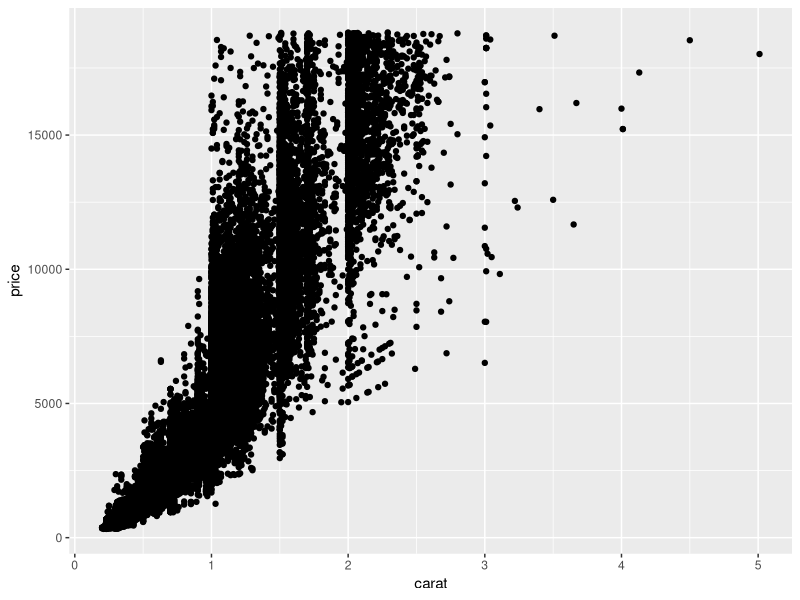
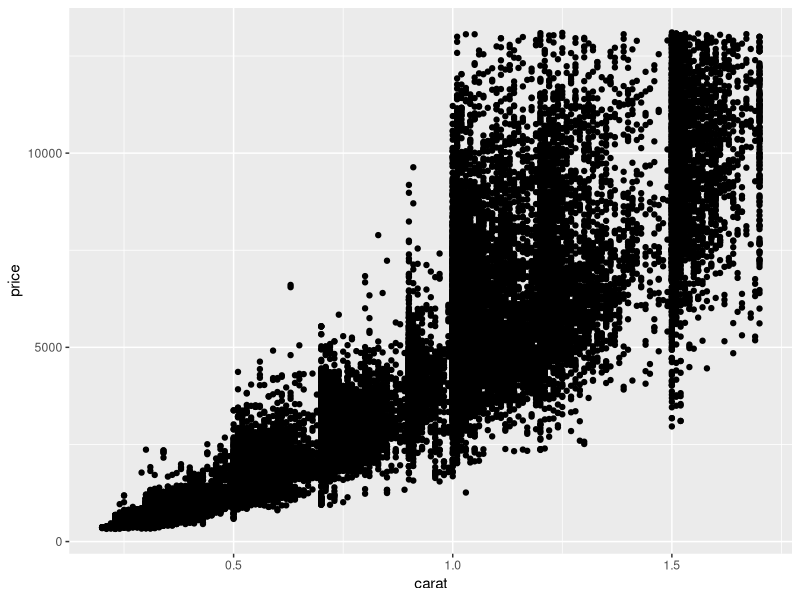
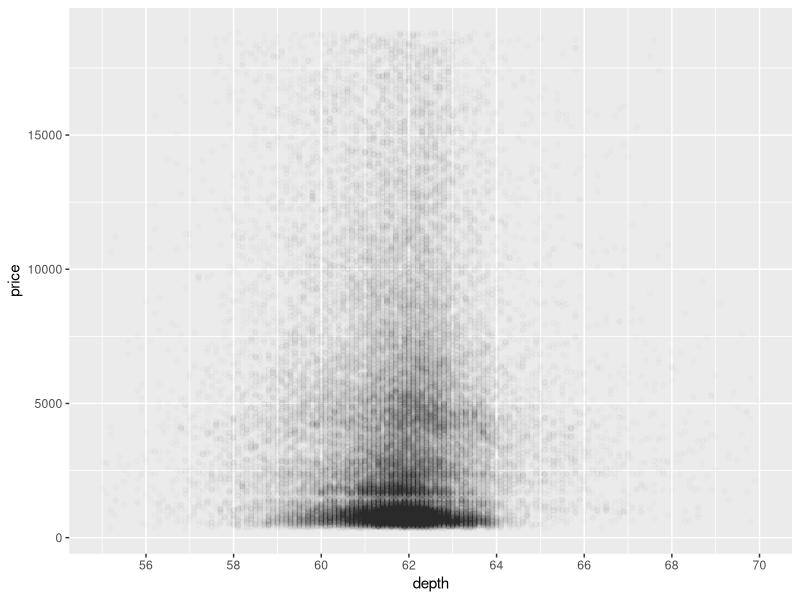
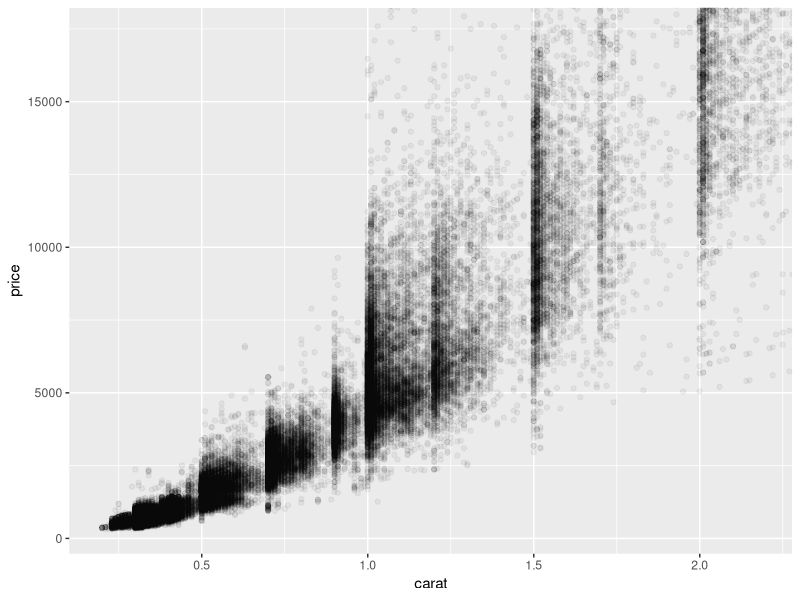
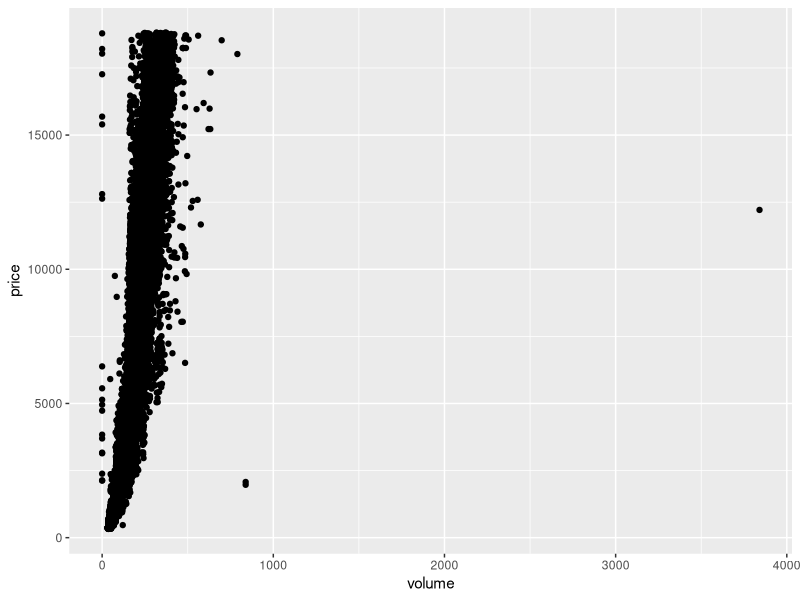
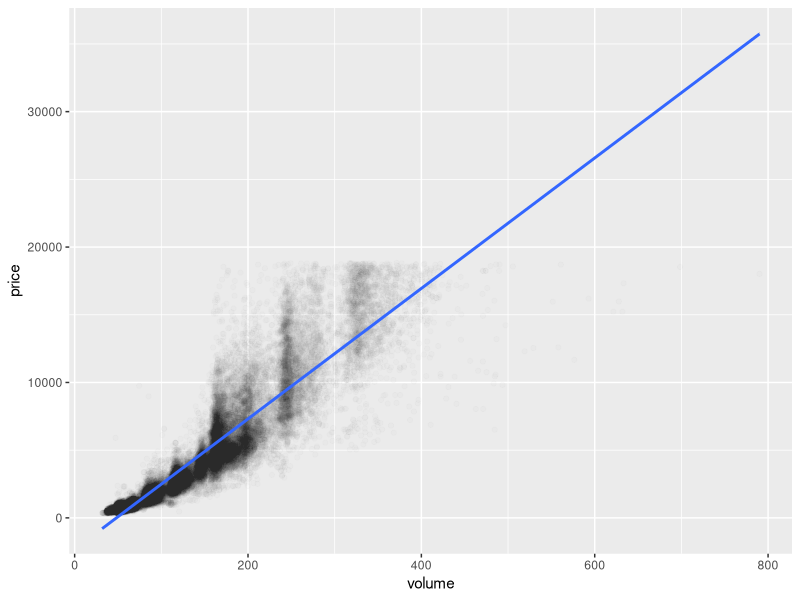
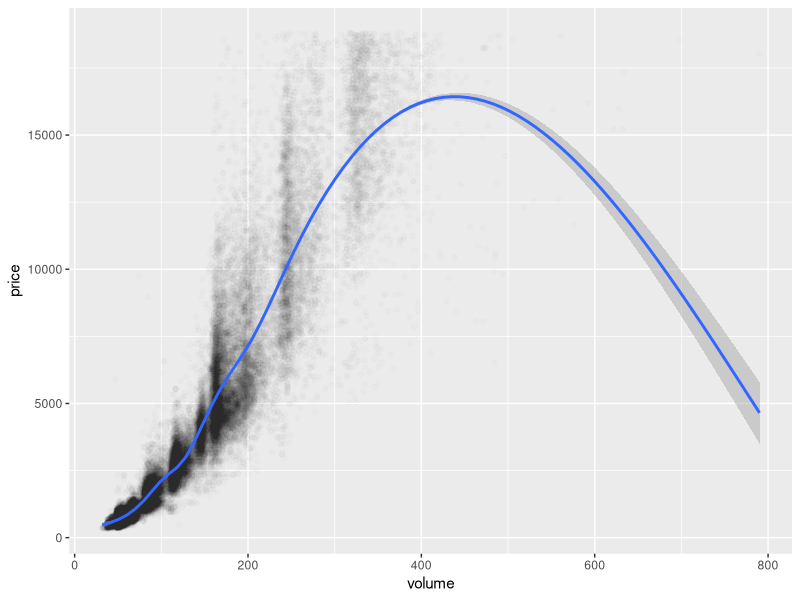
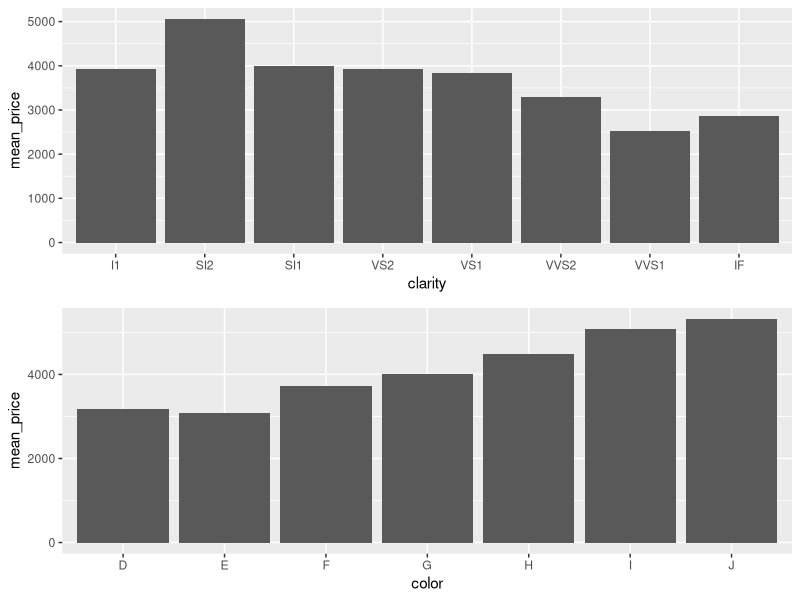

The R script that drew these images, in order:
setwd("~/Desktop/eda-course-materials/lesson6/solutions")
getwd()

library(ggplot2)
data(diamonds)
summary(diamonds)

ggplot(data = diamonds, aes(x = carat, y = price)) + geom_point()

# It seems that there is an exponential relationship between price and carat. 
# There are some outliers in the sample.

summary(diamonds$carat)
summary(diamonds$price)
quantile(diamonds$carat)
quantile(diamonds$price)
quantile(diamonds$carat, c(.9))
quantile(diamonds$price, c(.9))

# 90% of the diamonds have a carat below 1.51 and price under 9821.

ggplot(data = diamonds, aes(x = carat, y = price)) + 
  geom_point() + scale_x_continuous(lim = c(.2, quantile(diamonds$carat, .95))) +
  scale_y_continuous(lim = c(326, quantile(diamonds$price, .95)))

# Correlation

with(diamonds , cor.test(price, x))
with(diamonds , cor.test(price, y))
with(diamonds , cor.test(price, z))

# Create a simple scatter plot of price vs depth.

ggplot(data = diamonds, aes(x = depth, y = price)) + 
  geom_point(alpha=0.01) + scale_x_continuous(lim = c(55,70), breaks = seq(50,70,2))

# Correlation between depth vs price

with(diamonds , cor.test(depth, price))

# Create a scatterplot of price vs carat
# and omit the top 1% of price and carat
# values.

?coord_cartesian
summary(diamonds$carat)
summary(diamonds$price)

ggplot(data = diamonds, aes(y = price, x= carat)) + geom_point(alpha=0.05) +
 coord_cartesian(ylim = (c(326, quantile(diamonds$price, .99))), xlim = (c(.2, quantile(diamonds$carat, .99))))

# Create a scatterplot of price vs. volume (x * y * z).
# This is a very rough approximation for a diamond's volume.

# Create a new variable for volume in the diamonds data frame.
# This will be useful in a later exercise.

# Don't make any adjustments to the plot just yet.

diamonds$volume <- with(diamonds, x*y*z)

summary(diamonds$volume)

ggplot(data = diamonds, aes(x=volume, y=price)) + geom_point()

# Observations of the scatterplot
# Some outliers, with price and volume not looking to have correlation.

# What's the correlation bewtween price and volume? Exclude diamonds that have a volume
# of 0 or that are greater than 800

diamondsVolumeFiltered <- subset(diamonds, volume>0 & volume <= 800)
with(diamondsVolumeFiltered, cor(price, volume))

# Subset the data to exclude diamonds with a volume
# greater than or equal to 800. Also, exclude diamonds
# with a volume of 0. Adjust the transparency of the
# points and add a linear model to the plot. (See the
# Instructor Notes or look up the documentation of
# geom_smooth() for more details about smoothers.)

ggplot(data = diamondsVolumeFiltered, aes(x=volume, y=price)) + geom_point(alpha=0.01) +
  stat_smooth(method = "lm")


# Do you think this would be a useful model to estimate
# the price of diamonds? Why or why not?

# The relationship seems to not be linear, so this won't be useful to estimate the price.

ggplot(data = diamondsVolumeFiltered, aes(x=volume, y=price)) + geom_point(alpha=0.01) +
  geom_smooth()

# Use the function dplyr package
# to create a new data frame containing
# info on diamonds by clarity.

# Name the data frame diamondsByClarity
# The data frame should contain the following
# variables in this order.
#       (1) mean_price
#       (2) median_price
#       (3) min_price
#       (4) max_price
#       (5) n
# where n is the number of diamonds in each
# level of clarity.

library(dplyr)

clarity_groups <- group_by(diamonds, clarity)
diamondsByClarity <- summarise(clarity_groups,
                          mean_price = mean(price),
                          median_price = median(price),
                          min_price = min(price),
                          max_price = max(price),
                          n = n())

diamondsByClarity <- arrange(diamondsByClarity, clarity)
head(diamondsByClarity)

# We’ve created summary data frames with the mean price
# by clarity and color. You can run the code in R to
# verify what data is in the variables diamonds_mp_by_clarity
# and diamonds_mp_by_color.

# Your task is to write additional code to create two bar plots
# on one output image using the grid.arrange() function from the package
# gridExtra.

diamonds_by_clarity <- group_by(diamonds, clarity)
diamonds_mp_by_clarity <- summarise(diamonds_by_clarity, mean_price = mean(price))

diamonds_by_color <- group_by(diamonds, color)
diamonds_mp_by_color <- summarise(diamonds_by_color, mean_price = mean(price))

library(gridExtra)

p1 <- ggplot(data=diamonds_mp_by_clarity, aes(x=clarity, y=mean_price)) + geom_bar(stat = "identity")
p2 <- ggplot(data=diamonds_mp_by_color, aes(x=color, y=mean_price)) + geom_bar(stat = "identity")
grid.arrange(p1,p2,ncol=1)

## What to do you think about the results?

## It's weird, but mean price tends to decrease while both clarity and color improve. This
## trends go against intuition. 